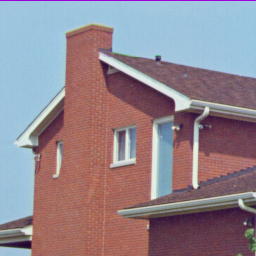
#> input picture opencv-rPi/rpi/pruebas/feature_detection/house.tiff, 256 x 256 px
$ python pasaaltas.py   (older library calls are emulated)
#> lines starting #> are read from the running program, lines starting #| are printed output that depends on the picture
import cv2
import matplotlib.pyplot as plt
img = cv2.imread('house.tiff', 0)
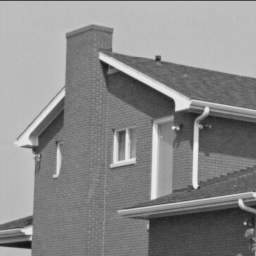
#> img: shape (256, 256); min 17, max 239, mean 138.1
laplacian = cv2.Laplacian(img, ddepth=cv2.CV_32F, ksize=17,
                          scale=1, delta=0,
                          borderType=cv2.BORDER_DEFAULT)
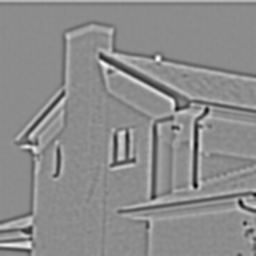
#> laplacian: shape (256, 256) float32; min -2.17e+10, max 1.77e+10, mean 12268227; drawn with min black and max white
sobel = cv2.Sobel(img, ddepth=cv2.CV_32F, dx=1, dy=0,
                  ksize=11, scale=1, delta=0,
                  borderType=cv2.BORDER_DEFAULT)
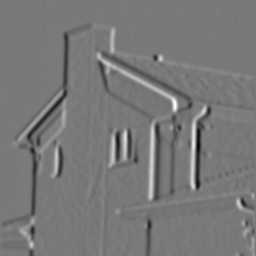
#> sobel: shape (256, 256) float32; min -19132472, max 21144200, mean -110737.8; drawn with min black and max white
scharr = cv2.Scharr(img, ddepth=cv2.CV_32F, dx=1, dy=0,
                    scale=1, delta=0,
                    borderType=cv2.BORDER_DEFAULT)
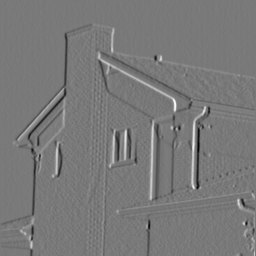
#> scharr: shape (256, 256) float32; min -2253, max 2469, mean -6.6; drawn with min black and max white
images=[img, laplacian, sobel, scharr]
titles=['Original', 'Laplacian', 'Sobel', 'Scharr']
for i in range(4):
    plt.subplot(2, 2, i+1)
    plt.imshow(images[i], cmap = 'gray')
    plt.title(titles[i])
    plt.axis('off')
plt.show()
